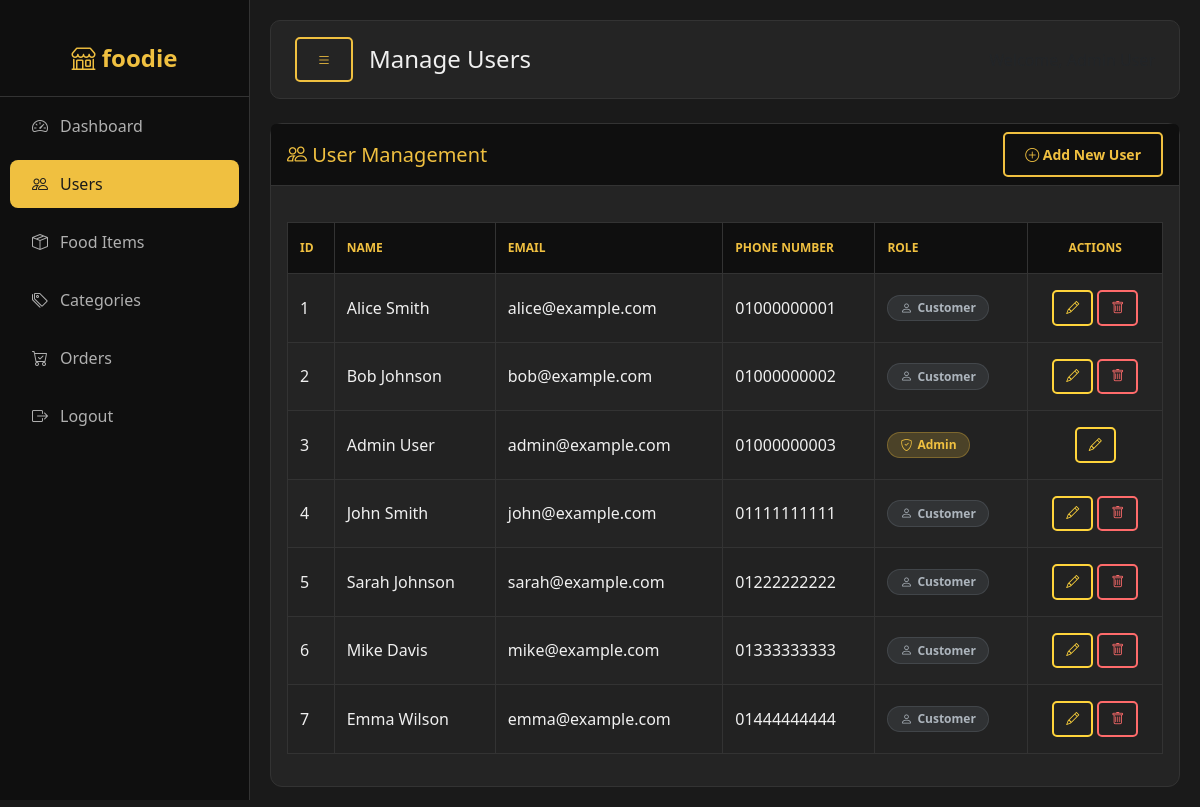
The page /modules/admin/users.php (signed in) on the database its author committed.
### tables this page shows
CREATE TABLE `users` (
  `id` int(10) UNSIGNED NOT NULL,
  `name` varchar(100) NOT NULL,
  `phone_number` varchar(20) DEFAULT NULL,
  `email` varchar(150) DEFAULT NULL,
  `password` varchar(255) NOT NULL,
  `role` tinyint(4) NOT NULL DEFAULT 0
);

### modules/admin/users.php (the view, shortened to what this page needs)
<?php
require_once '../../config/db.php';
$sql = "SELECT id, name, email, phone_number, role FROM users ORDER BY id ASC";
$result = $conn->query($sql);
?>
<!DOCTYPE html>
<html lang="en">
<head>
    <link href="https://cdn.jsdelivr.net/npm/bootstrap@5.3.2/dist/css/bootstrap.min.css" rel="stylesheet">
    <link rel="stylesheet" href="https://cdn.jsdelivr.net/npm/bootstrap-icons@1.11.1/font/bootstrap-icons.css">
    <link rel="stylesheet" href="components/styles.css">
</head>
<body>
    <?php include 'components/sidebar.php'; ?>
    <div class="main-content" id="mainContent">
        <div class="top-navbar d-flex justify-content-between align-items-center">
            <div class="d-flex align-items-center gap-3">
                <button class="menu-toggle btn" onclick="toggleSidebar()">
                    <i class="bi bi-list"></i>
                </button>
                <h4 class="mb-0">Manage Users</h4>
            </div>
            <div>
                <span class="text-muted">Welcome, <?php echo htmlspecialchars($_SESSION['user_name']); ?></span>
            </div>
        </div>
        <div class="card">
            <div class="card-header d-flex justify-content-between align-items-center">
                <h5 class="mb-0"><i class="bi bi-people"></i> User Management</h5>
                <button type="button" class="btn btn-gold" data-bs-toggle="modal" data-bs-target="#addUserModal">
                    <i class="bi bi-plus-circle"></i> Add New User
                </button>
            </div>
            <div class="card-body">
                <div class="table-responsive">
                    <table class="table table-striped table-hover">
                        <thead>
                            <tr>
                                <th>ID</th>
                                <th>Name</th>
                                <th>Email</th>
                                <th>Phone Number</th>
                                <th>Role</th>
                                <th class="text-center">Actions</th>
                            </tr>
                        </thead>
                        <tbody>
                            <?php if ($result->num_rows > 0): ?>
                                <?php while($user = $result->fetch_assoc()): ?>
                                    <tr>
                                        <td style="color: var(--text-light);"><?php echo $user['id']; ?></td>
                                        <td style="color: var(--text-light);">
                                            <?php echo htmlspecialchars($user['name']); ?>
                                        </td>
                                        <td style="color: var(--text-light);">
                                            <?php echo htmlspecialchars($user['email']); ?>
                                        </td>
                                        <td style="color: var(--text-light);">
                                            <?php echo htmlspecialchars($user['phone_number']); ?>
                                        </td>
                                        <td>
                                            <?php if ($user['role'] == 1): ?>
                                                <span class="badge bg-warning text-dark">
                                                    <i class="bi bi-shield-check"></i> Admin
                                                </span>
                                            <?php else: ?>
                                                <span class="badge bg-secondary">
                                                    <i class="bi bi-person"></i> Customer
                                                </span>
                                            <?php endif; ?>
                                        </td>
                                        <td class="text-center">
                                            <button type="button" class="btn btn-sm btn-outline-warning"
                                                    onclick="editUser(<?php echo $user['id']; ?>, '<?php echo addslashes($user['name']); ?>', '<?php echo addslashes($user['email']); ?>', '<?php echo addslashes($user['phone_number']); ?>', <?php echo $user['role']; ?>)">
                                                <i class="bi bi-pencil"></i>
                                            </button>
                                            <?php if ($user['id'] != $_SESSION['user_id']): ?>
                                                <form method="POST" action="process_user.php" style="display:inline;">
                                                    <button type="submit" class="btn btn-sm btn-outline-danger" onclick="return confirm('Are you sure you want to delete this user?')">
                                                        <i class="bi bi-trash"></i>
                                                    </button>
                                                </form>
                                            <?php endif; ?>
                                        </td>
                                    </tr>
                                <?php endwhile; ?>
                            <?php endif; ?>
                        </tbody>
                    </table>
                </div>
            </div>
        </div>
    </div>
</body>
</html>

### modules/admin/components/styles.css (style rules this page uses)
:root { --dark-bg: #1a1a1a; --card-bg: #242424; --sidebar-bg: #0f0f0f; --gold: #f0c040; --border-color: #333; --text-light: #f0f0f0; --text-muted: #b0b0b0; }
* { margin: 0; padding: 0; box-sizing: border-box; }
body { background-color: var(--dark-bg); color: var(--text-light); font-family: 'Segoe UI', Tahoma, Geneva, Verdana, sans-serif; overflow-x: hidden; }
.main-content { margin-left: 250px; padding: 20px; transition: margin-left 0.3s ease; min-height: 100vh; width: calc(100% - 250px); }
.top-navbar, .topbar { background-color: var(--card-bg); border: 1px solid var(--border-color); border-radius: 10px; padding: 16px 24px; margin-bottom: 24px; display: flex; justify-content: space-between; align-items: center; flex-wrap: wrap; gap: 15px; }
.menu-toggle { background: transparent; border: 2px solid var(--gold); color: var(--gold); font-size: 20px; padding: 8px 16px; border-radius: 5px; transition: all 0.3s; cursor: pointer; display: flex; align-items: center; justify-content: center; }
.card { background-color: var(--card-bg); border: 1px solid var(--border-color); border-radius: 12px; }
.card-header { background-color: var(--sidebar-bg); border-bottom: 1px solid var(--border-color); color: var(--gold); }
.table { color: var(--text-light); background-color: var(--card-bg); }
.table thead th { background-color: var(--sidebar-bg); color: var(--gold); border-color: var(--border-color); }
.table tbody td { border-color: var(--border-color); background-color: var(--card-bg); }
.table-striped tbody tr:nth-of-type(odd) { background-color: rgba(255, 255, 255, 0.02); }
.btn-gold { background-color: transparent; color: var(--gold); border: 2px solid var(--gold); font-weight: 600; }
.btn-outline-warning { border-color: #ffd43b; color: #ffd43b; }
.btn-outline-danger { border-color: #ff6b6b; color: #ff6b6b; }
.btn { padding: 10px 20px; border-radius: 5px; font-size: 14px; font-weight: 600; cursor: pointer; transition: all 0.3s; border: 2px solid; }
.btn-sm { padding: 6px 12px; font-size: 13px; }
.table-responsive { overflow-x: auto; }
table { width: 100%; border-collapse: collapse; margin-top: 20px; }
thead { background-color: var(--dark-bg); }
th { padding: 12px; text-align: left; color: var(--gold); font-weight: 600; border: 1px solid var(--border-color); }
td { padding: 12px; color: var(--text-light); border: 1px solid var(--border-color); }
tbody tr { transition: background-color 0.2s; }
tbody tr:nth-child(even) { background-color: #1f1f1f; }
.table thead th { background-color: var(--sidebar-bg); color: var(--gold); padding: 16px 12px; font-weight: 600; font-size: 12px; text-transform: uppercase; border-color: var(--border-color); vertical-align: middle; }
.table tbody td { padding: 16px 12px; color: var(--text-light); border-color: var(--border-color); vertical-align: middle; }
.badge { font-weight: 600; padding: 6px 12px; font-size: 12px; border-radius: 20px; display: inline-flex; align-items: center; gap: 5px; }
.badge.bg-warning { background-color: rgba(240, 192, 64, 0.2) !important; color: var(--gold) !important; border: 1px solid rgba(240, 192, 64, 0.3); }
.badge.bg-secondary { background-color: rgba(108, 117, 125, 0.2) !important; color: #adb5bd !important; border: 1px solid rgba(108, 117, 125, 0.3); }
.text-center { text-align: center; }

### rows shown on the page
users: id "1", name "Alice Smith", email "alice@example.com", phone_number "01000000001", role 0 (drawn)
users: id "2", name "Bob Johnson", email "bob@example.com", phone_number "01000000002", role 0 (drawn)
users: id "3", name "Admin User", email "admin@example.com", phone_number "01000000003", role 1 (drawn)
users: id "4", name "John Smith", email "john@example.com", phone_number "01111111111", role 0 (drawn)
users: id "5", name "Sarah Johnson", email "sarah@example.com", phone_number "01222222222", role 0 (drawn)
users: id "6", name "Mike Davis", email "mike@example.com", phone_number "01333333333", role 0 (drawn)
users: id "7", name "Emma Wilson", email "emma@example.com", phone_number "01444444444", role 0 (drawn)
